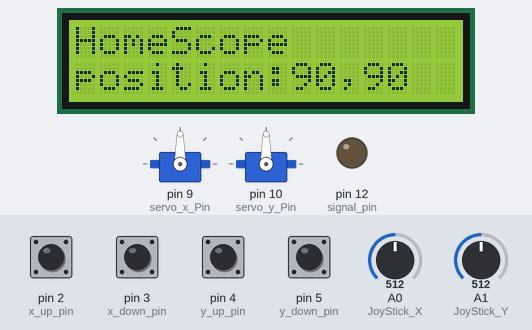
Recording of a sketch running on a simulated Arduino Uno, built with avr-gcc and run on an emulated ATmega328P. On the bench: 2 × servo, 16×2 character LCD, output pins drawn as LEDs (lit = HIGH). Dashed ring = blinking. The test bench sets the inputs (shaded band); at power-on: pin 2 (x_up_pin), pin 3 (x_down_pin), pin 4 (y_up_pin), pin 5 (y_down_pin) LOW, A0 (JoyStick_X) = 512, A1 (JoyStick_Y) = 512.

Above: at 6.3 s.
6.4 s: A0 (JoyStick_X) set to 568
7.9 s: A0 (JoyStick_X) set to 594
At 8.3 s:
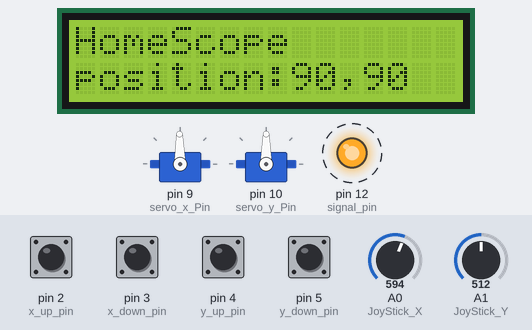
10.9 s: A0 (JoyStick_X) set to 511
At 11.6 s:
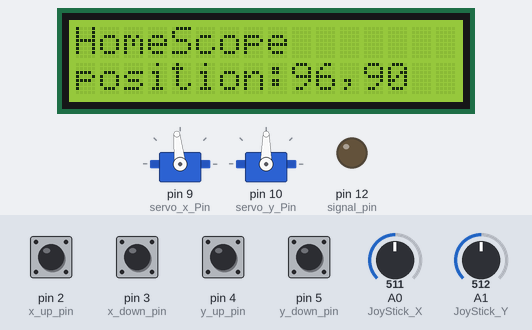
12.7 s: A0 (JoyStick_X) set to 716
At 14.8 s:
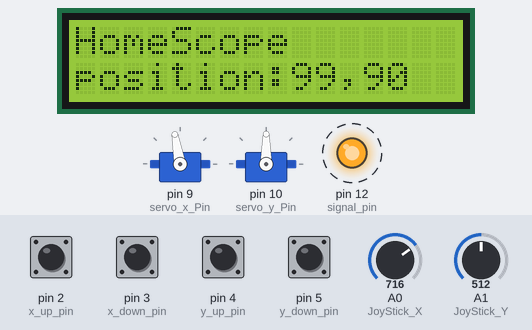
15.7 s: A0 (JoyStick_X) set to 502
At 16.6 s:
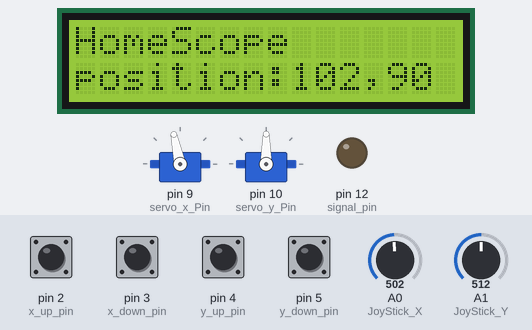
17.6 s: pin 2 (x_up_pin) pulled HIGH for 1 s
At 19.2 s:
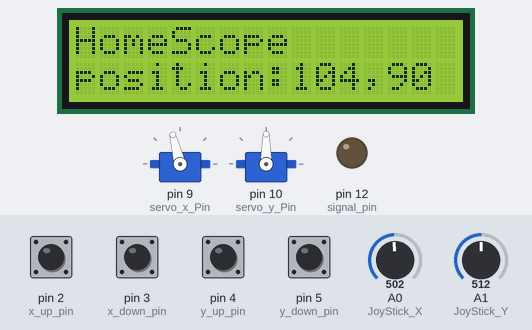
Timing chart, 0 to 20.7 s (numbered marks = the images above; inputs shaded):
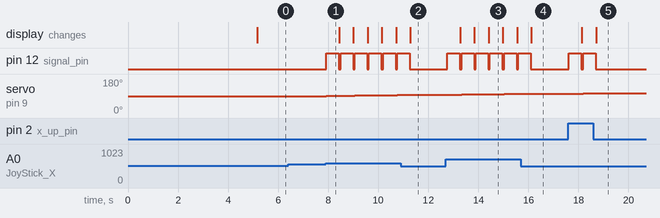

The sketch:

Arduino_XY.ino
```cpp
#include <Servo.h>
#include <Wire.h>
#include <LiquidCrystal_I2C.h>

/* Declare pins for digital input from the RASPBERRY PI */
const int x_up_pin = 2;
const int x_down_pin = 3 ;
const int y_up_pin = 4;
const int y_down_pin = 5 ;

/* Declare pins for servo output */
const int servo_x_Pin = 9;
const int servo_y_Pin = 10;

/* Analog input pins for Joystick XY values */
const int JoyStick_X = 0; // pin number for x
const int JoyStick_Y = 1; // pin number for y

/* Declare flag pin to send digital output to the RASPBERRY PI */
const int signal_pin = 12;

/* Declare 2 servo objects to control de degrees of freedom of the XY Stage */
Servo servo_x;
Servo servo_y;

/* Set the LCD address to 0x27 for a 16 chars and 2 lines display */
LiquidCrystal_I2C lcd(0x27, 16, 2);

/* Set up the default position of the servos: in the middle */
int servo_x_Angle = 90;
int servo_y_Angle = 90;

/* Actuation flag: not moving */
bool actuating = false;
int moving_x = 0;
int moving_y = 0;

/* Joystick sensitivity */
const int threshold = 64;


void setup()
{
  /* Communicate to the RASPBERRY PI if the Arduino is
  actuating (the stage is moving) or listening */
  pinMode(signal_pin, OUTPUT);   // to send 1 bit message to pi
  digitalWrite(signal_pin, LOW); // not actuating

  /* Prepare the servos */
  Serial.begin(9600); // 9600 bps
  servo_x.attach(servo_x_Pin);
  servo_y.attach(servo_y_Pin);

  /* Prepare the LCD */
  lcd.begin();
  /* Turn the blacklight on and print a message */
  lcd.backlight();
  lcd.setCursor(0,0);
  lcd.print("HomeScope");
  lcd.setCursor(0,1);
  lcd.print("  by Biotexturas");delay(5000);

  /* Position at the center of the scanning area
  (x,y) = (90,90) */
  servo_x.write(servo_x_Angle);
  servo_y.write(servo_y_Angle);

  /* Set up the RASPBERRY PI communication pins (4 bits) */
  pinMode(x_up_pin, INPUT);      // GUI button x.step-up
  pinMode(x_down_pin, INPUT);    // GUI button x.step-down
  pinMode(y_up_pin, INPUT);      // GUI button y.step-up
  pinMode(y_down_pin, INPUT);    // GUI button y.step-down

  delay(50);
}


void loop()
{
  /* X movement (signal detection) */
  /* X.UP */
  if ((analogRead(JoyStick_X) > (512 + threshold) && actuating == false)
      || (digitalRead(x_up_pin) == HIGH && actuating == false))
        {
        if(servo_x_Angle < 180) servo_x_Angle++;
         actuating = true;
        }
  /* X.DOWN */
  if ((analogRead(JoyStick_X) < (512 - threshold) && actuating==false)
      || (digitalRead(x_down_pin) == HIGH && actuating == false))
        {
         if(servo_x_Angle > 0)servo_x_Angle--;
         actuating = true;
        }
  /* Y movement (signal detection) */
  /* Y.UP */
  if ((analogRead(JoyStick_Y) > (512 + threshold) && actuating==false)
      || (digitalRead(y_up_pin) == HIGH && actuating==false))
        {
         if (servo_y_Angle < 180 ) {servo_y_Angle++;}
         actuating= true;
        }
  /* Y.DOWN */
  if ((analogRead(JoyStick_Y) < (512 - threshold) &&  actuating==false)
      || (digitalRead(y_down_pin) == HIGH  &&  actuating==false))
        {
         if (servo_y_Angle > 0) {servo_y_Angle--;}
         actuating = true;
        }

  /* Move */
  if (actuating == true)
        {
         digitalWrite(signal_pin, HIGH);     //  Actuating
         servo_x.write(servo_x_Angle);
         servo_y.write(servo_y_Angle);
         delay(500);
         actuating = false;
         digitalWrite(signal_pin, LOW);     // Not actuating
        }
  /* Display position info */
  lcd.setCursor(0,1);
  lcd.print("position:");
  lcd.print(servo_x_Angle);
  lcd.print(",");
  lcd.print(servo_y_Angle);
  lcd.print("    ");
  delay(50);
}
```

Measured:
- the behaviour switches between 576 and 577 on A0 (JoyStick_X) (found by bisection; images 0 and 1)
- after the input at 6.4 s, every drawn part: stays the same
- after the input at 7.9 s, pin 12 (signal_pin): alternates HIGH for 0.50 s and LOW for 0.07 s, starting at once; servo on pin 9 (servo_x_Pin): moves from 90° to 96° over 2.8 s, starting at once
- after the input at 10.9 s, pin 12 (signal_pin): goes on until 11.3 s, then stays LOW; servo on pin 9 (servo_x_Pin): stays 96° (without the input it goes to 97° after 0.43 s)
- after the input at 12.7 s, pin 12 (signal_pin): alternates HIGH for 0.50 s and LOW for 0.07 s, starting after 0.06 s; servo on pin 9 (servo_x_Pin): moves from 96° to 102° over 2.8 s, starting after 0.06 s; the display: first changes after 0.58 s (image 3 shows a later state)
- after the input at 15.7 s, pin 12 (signal_pin): goes on until 16.1 s, then stays LOW; servo on pin 9 (servo_x_Pin): stays 102° (without the input it goes to 103° after 0.47 s)
- after the input at 17.6 s, pin 12 (signal_pin): alternates HIGH for 0.50 s and LOW for 0.07 s, 4 changes in all, then stays LOW, starting at once; servo on pin 9 (servo_x_Pin): 102° → 103° at once, → 104° 0.57 s later; the display: first changes after 0.54 s (image 5 shows a later state)
- what the display in image 3 shows lasts 0.6 s, from 14.4 s to 15.0 s
